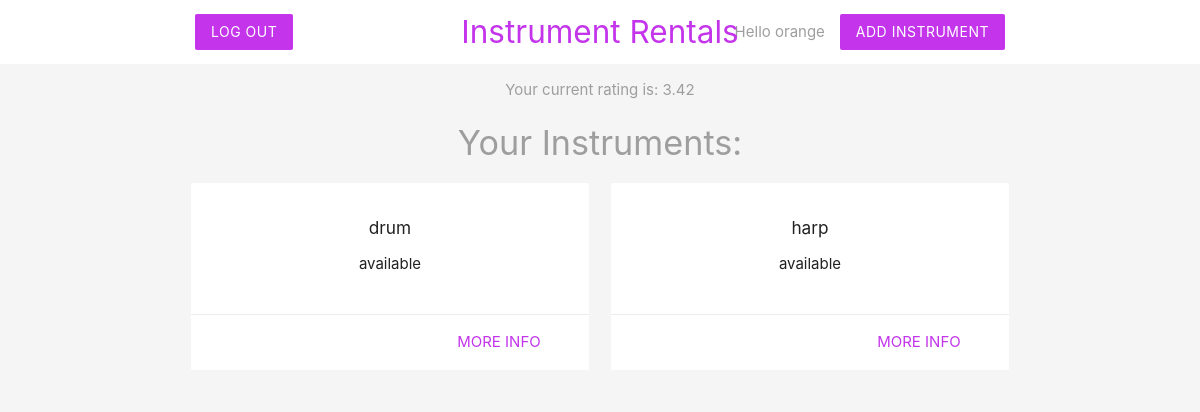
The page /seller.php (signed in) on the database its author committed.
### tables this page shows
CREATE TABLE `user` (
  `username` varchar(32) NOT NULL,
  `password` varchar(128) NOT NULL,
  `email` varchar(255) NOT NULL,
  `address` varchar(255) NOT NULL,
  `total_points` int(11) NOT NULL DEFAULT 0,
  `feedback_count` int(11) NOT NULL DEFAULT 0,
  `dig` varchar(16) NOT NULL,
  `security_code` int(11) NOT NULL,
  `expiration_date` date NOT NULL
);

CREATE TABLE `instrument` (
  `inst_id` int(11) NOT NULL,
  `name` varchar(255) NOT NULL,
  `date_posted` datetime DEFAULT NULL,
  `price` decimal(10,2) NOT NULL,
  `status` enum('available','hidden','rented') NOT NULL DEFAULT 'hidden',
  `rent_time` datetime DEFAULT NULL,
  `owner_username` varchar(32) NOT NULL,
  `renter_username` varchar(32) DEFAULT NULL
);

### seller.php (the view, shortened to what this page needs)
<?php
include('db_connection.php');
$username = $_SESSION['username'];
$sql = "SELECT inst_id, name, status FROM instrument WHERE owner_username = '$username'";
$result = mysqli_query($conn, $sql);
$instruments = mysqli_fetch_all($result, MYSQLI_ASSOC);
?>
<!DOCTYPE html>
<html>
<?php include('seller_header.php'); ?>
<div class="center grey-text">
	<?php
		$sql = "SELECT * FROM user WHERE username = '$username'";
		$result = mysqli_query($conn, $sql);
		$user = mysqli_fetch_assoc($result);
		if ($user['feedback_count'] == 0) {
			$res = 'None'; ?>
			<p><?php echo "Your current rating is: ".$res ?></p>
			<?php
		}
		else {
			$res = $user['total_points'] / $user['feedback_count']; ?>
			<p><?php echo "Your current rating is: ".number_format((float)$res, 2, '.', '') ?></p>
			<?php
		}
	 ?>
</div>
<h4 class="center grey-text">Your Instruments:</h4>
	<div class="container">
		<div class = "row">
			<?php foreach($instruments as $instrument): ?>
				<div class="col s6 md3">
					<div class="card z-depth-0">
						<div class = "card-content center">
							<h6><?php echo htmlspecialchars($instrument['name']); ?></h6>
							<div>
								<ul>
								<?php echo htmlspecialchars($instrument['status']); ?>
								</ul>
							</div>
						</div>
						<div class="card-action right-align">
							<a class="brand-text" href="inst_details.php?id=<?php echo $instrument['inst_id'] ?>">more info</a>
						</div>
					</div>
				</div>
			<?php endforeach; ?>
		</div>
	</div>
</html>

### seller_header.php (style rules this page uses)
.brand-text { color: #c334eb !important; }

### rows shown on the page
user: res "3.42"
instrument: name "drum", status "available"
instrument: name "harp", status "available"

### other values the page prints
$username "orange"
